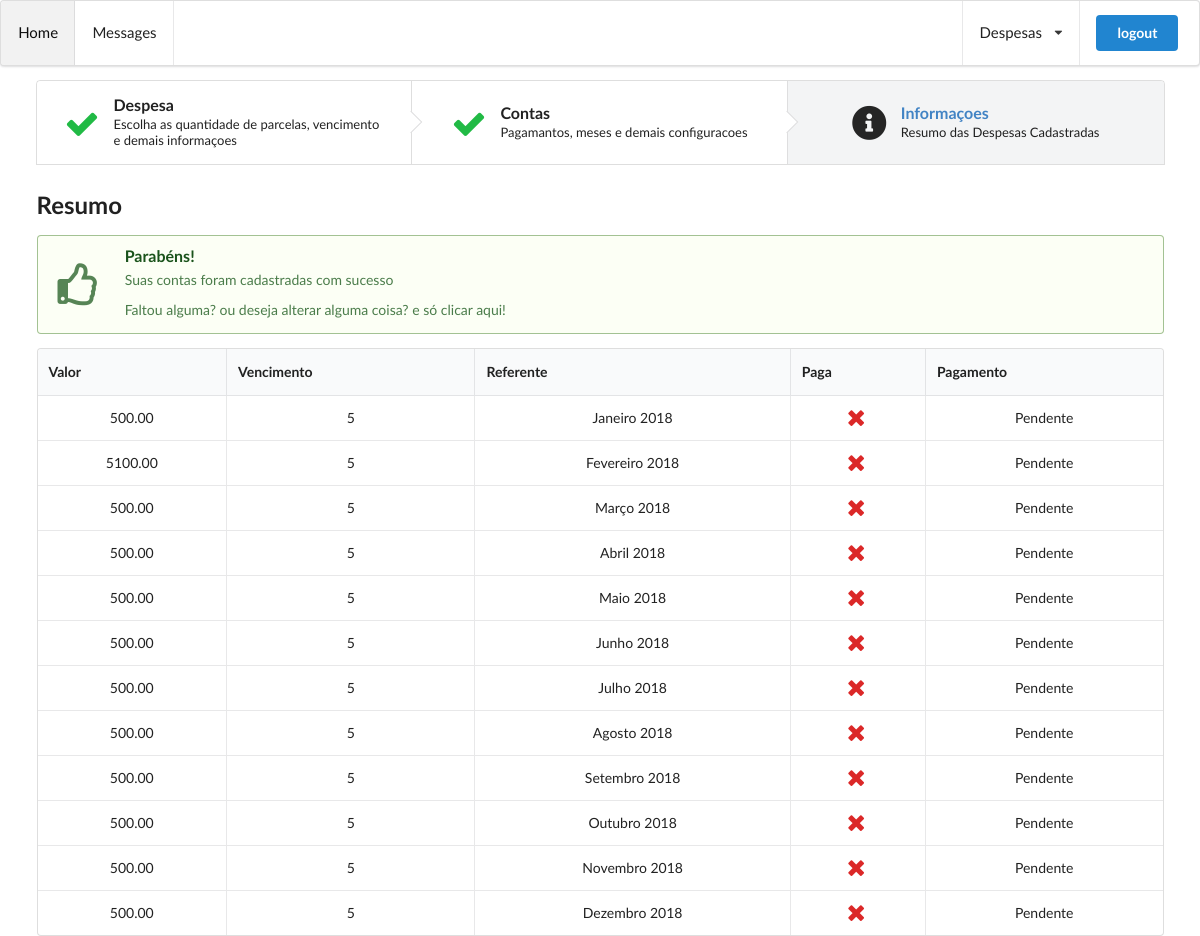
Page /despesa/28/contas/cadastro/sucesso/ (signed in) on the committed database.
### www/models.py (models this page shows, shortened)
class Conta(models.Model):
    despesa = models.ForeignKey(Despesa, on_delete=models.CASCADE)
    valor = models.DecimalField(max_digits=12, decimal_places=2, validators=[MinValueValidator(0)])
    dia_vencimento = models.PositiveIntegerField(choices=dias_vemcimento)
    data_criacao = models.DateTimeField(auto_now_add=True)
    referente = models.DateField()
    paga = models.BooleanField(default=False)
    data_pagamento = models.DateField(null=True, blank=True)
    data_alteracao_pagamento = models.DateTimeField(null=True, blank=True)
    observacao = models.TextField(blank=True)

### www/views.py (the view)
# urls.py: path('despesa/<int:despesa_id>/contas/cadastro/sucesso/', views.contas_cadastradas_sucesso, name='contas_cadastradas_sucesso'),
@login_required
def contas_cadastradas_sucesso(request, despesa_id):
    contas = Conta.objects.filter(despesa=despesa_id, despesa__usuario=request.user)
    if contas:
        return render(request, 'contas_cadastradas_sucesso.html', {'contas': contas})
    else:
        return HttpResponse('Operaçao nao disponivel')

### www/templates/contas_cadastradas_sucesso.html (shortened to what this page needs)
{% extends 'base.html' %}
{% block content %}
{% load staticfiles %}
<div class="ui main container">
    {% include 'step_cadastro_despesa.html' %}
    <h2 class="ui header">Resumo</h2>
    <div class="ui icon positive  floating message">
        <i class="thumbs up outline icon"></i>
        <div class="content">
            <div class="header">
                Parabéns!
            </div>
            <p> Suas contas foram cadastradas com sucesso</p>
            <p> Faltou alguma? ou deseja alterar alguma coisa? e só clicar aqui!</p>
        </div>
    </div>
    <table class="ui celled unstackable table">
        <thead>
        <tr>
            <th>Valor</th>
            <th>Vencimento</th>
            <th>Referente</th>
            <th>Paga</th>
            <th>Pagamento</th>
        </tr>
        </thead>
        <tbody>
            {% for conta in contas %}
            <tr class="despesa center aligned">
                <td>{{conta.valor}}</td>
                <td>{{conta.dia_vencimento}}</td>
                <td>{{conta.referente|date:"F Y"}}</td>
                <td >
                    {% if conta.paga %}
                        <i class="large green checkmark icon"></i>
                    {% else %}
                        <i class="large red times icon"></i>
                    {% endif %}
                </td>
                <td>{{conta.data_pagamento|default:"Pendente"}}</td>
            </tr>
            {% endfor %}
        </tbody>
    </table>
</div>
{% endblock %}

### rows in the picture
Conta: valor "500.00", dia_vencimento "5", referente "Janeiro 2018", paga False (drawn), data_pagamento "Pendente"
Conta: valor "5100.00", dia_vencimento "5", referente "Fevereiro 2018", paga False (drawn), data_pagamento "Pendente"
Conta: valor "500.00", dia_vencimento "5", referente "Março 2018", paga False (drawn), data_pagamento "Pendente"
Conta: valor "500.00", dia_vencimento "5", referente "Abril 2018", paga False (drawn), data_pagamento "Pendente"
Conta: valor "500.00", dia_vencimento "5", referente "Maio 2018", paga False (drawn), data_pagamento "Pendente"
Conta: valor "500.00", dia_vencimento "5", referente "Junho 2018", paga False (drawn), data_pagamento "Pendente"
Conta: valor "500.00", dia_vencimento "5", referente "Julho 2018", paga False (drawn), data_pagamento "Pendente"
Conta: valor "500.00", dia_vencimento "5", referente "Agosto 2018", paga False (drawn), data_pagamento "Pendente"
Conta: valor "500.00", dia_vencimento "5", referente "Setembro 2018", paga False (drawn), data_pagamento "Pendente"
Conta: valor "500.00", dia_vencimento "5", referente "Outubro 2018", paga False (drawn), data_pagamento "Pendente"
Conta: valor "500.00", dia_vencimento "5", referente "Novembro 2018", paga False (drawn), data_pagamento "Pendente"
Conta: valor "500.00", dia_vencimento "5", referente "Dezembro 2018", paga False (drawn), data_pagamento "Pendente"
